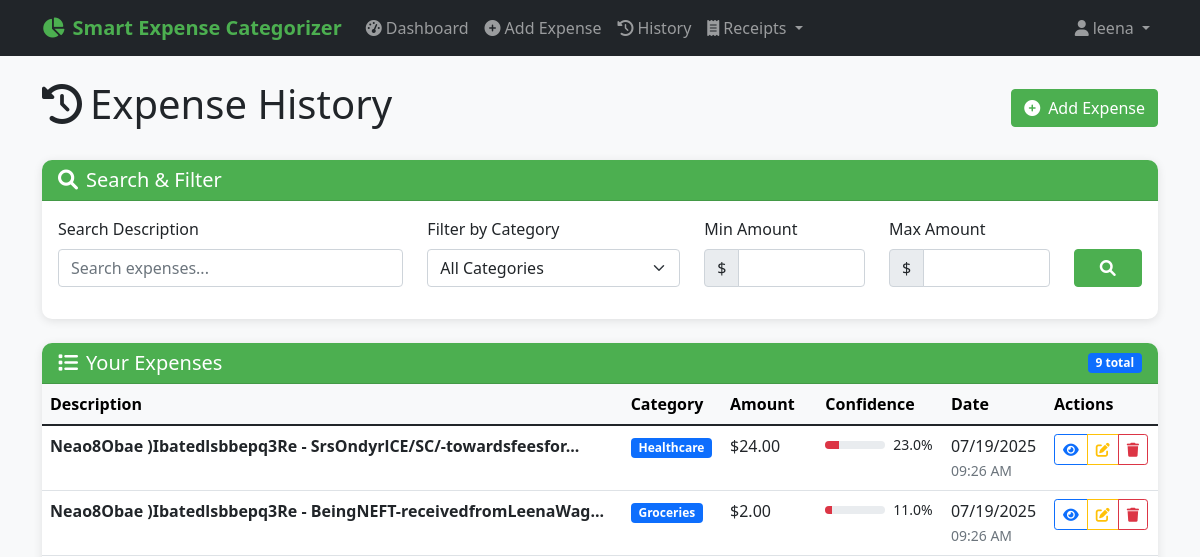
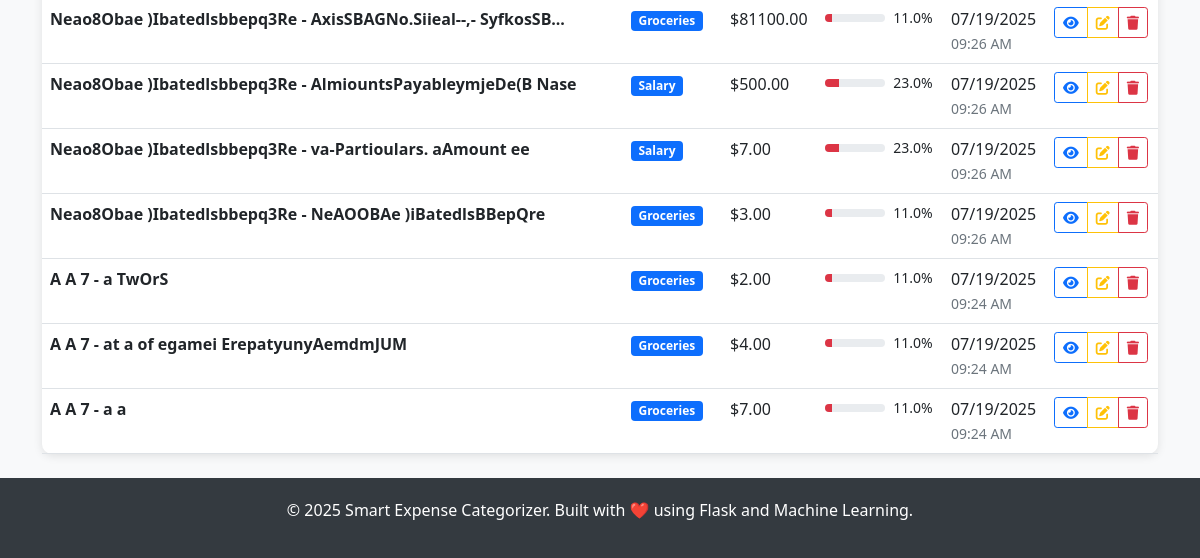
/expenses (signed in), run on an earlier commit of the app's database (2 pictures, top to bottom).
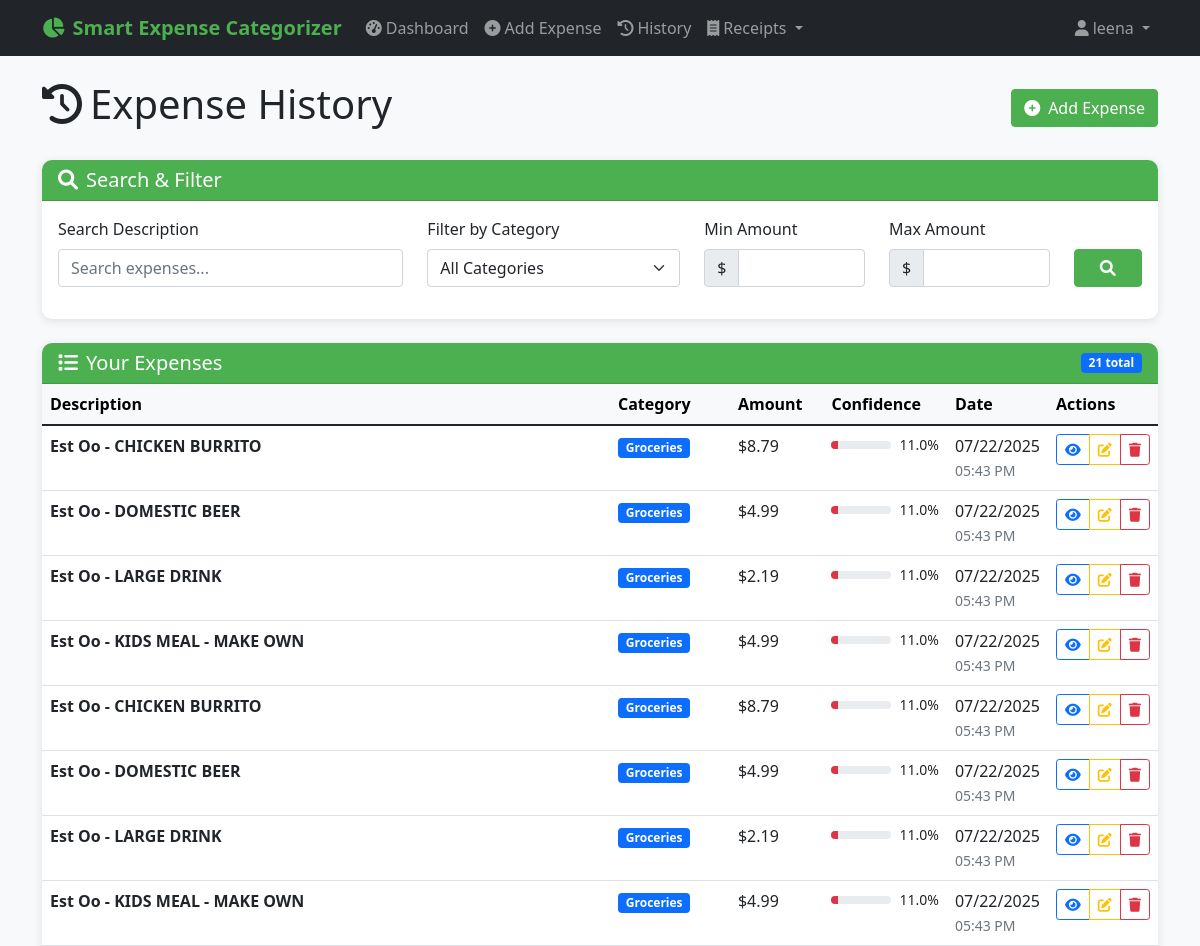
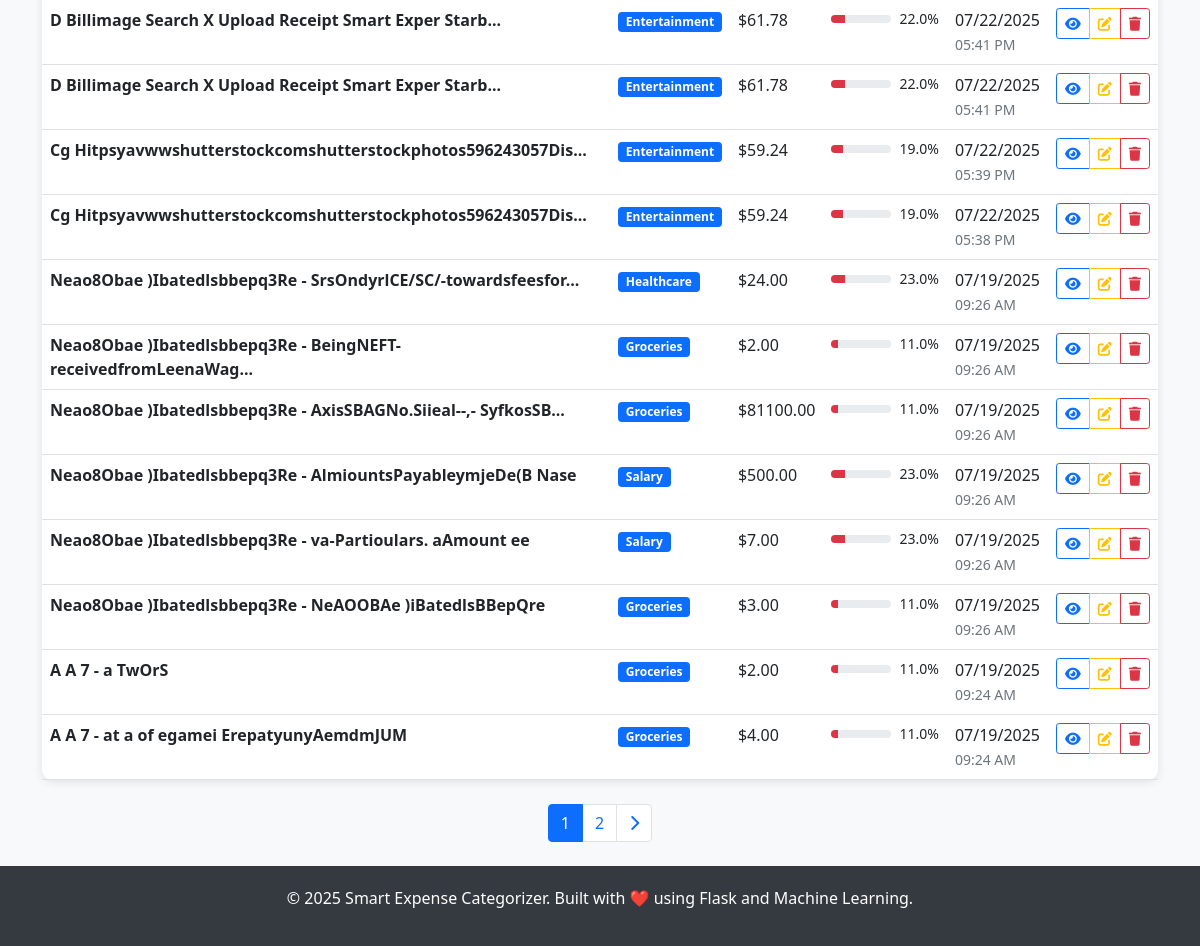
And on a later commit of the database (2 pictures, top to bottom).
### PYTHON/models.py (models this page shows, shortened)
class User(UserMixin, db.Model):
    __tablename__ = 'users'
    id = db.Column(db.String(36), primary_key=True, default=lambda: str(uuid.uuid4()))
    username = db.Column(db.String(80), unique=True, nullable=False, index=True)
    email = db.Column(db.String(120), unique=True, nullable=False, index=True)
    password_hash = db.Column(db.String(255), nullable=False)
    created_at = db.Column(db.DateTime, default=datetime.utcnow)
    is_active = db.Column(db.Boolean, default=True)
    expenses = db.relationship('Expense', backref='user', lazy='dynamic', cascade='all, delete-orphan')

class Expense(db.Model):
    __tablename__ = 'expenses'
    id = db.Column(db.String(36), primary_key=True, default=lambda: str(uuid.uuid4()))
    user_id = db.Column(db.String(36), db.ForeignKey('users.id'), nullable=False, index=True)
    description = db.Column(db.Text, nullable=False)
    amount = db.Column(db.Numeric(10, 2), nullable=True)
    predicted_category = db.Column(db.String(100), nullable=False, index=True)
    confidence_score = db.Column(db.Float, nullable=False)
    model_predictions = db.Column(db.JSON)  # Store individual model predictions
    created_at = db.Column(db.DateTime, default=datetime.utcnow, index=True)
    updated_at = db.Column(db.DateTime, default=datetime.utcnow, onupdate=datetime.utcnow)
    user_feedback = db.Column(db.String(100), nullable=True)  # User can correct the category
    is_correct = db.Column(db.Boolean, nullable=True)  # User can mark if prediction was correct
    source = db.Column(db.String(50), nullable=True, default='manual')  # 'manual', 'receipt_upload', 'api'
    expense_metadata = db.Column(db.JSON, nullable=True)  # Store receipt data, OCR confidence, etc.
    date = db.Column(db.DateTime, nullable=True)  # Expense date (can be different from created_at)

### PYTHON/routes.py (the view, shortened to what this page needs)
@main_bp.route('/expenses')
@login_required
def expenses():
    form = ExpenseSearchForm()
    query = Expense.query.filter_by(user_id=current_user.id)
    if request.args.get('search_query'):
        search_query = request.args.get('search_query')
        query = query.filter(Expense.description.contains(search_query))
        form.search_query.data = search_query
    if request.args.get('category_filter'):
        category_filter = request.args.get('category_filter')
        query = query.filter(Expense.predicted_category == category_filter)
        form.category_filter.data = category_filter
    categories = db.session.query(Expense.predicted_category.distinct())\
        .filter_by(user_id=current_user.id).all()
    form.category_filter.choices = [('', 'All Categories')] + \
        [(cat[0], cat[0]) for cat in categories]
    page = request.args.get('page', 1, type=int)
    expenses_paginated = query.order_by(Expense.created_at.desc())\
        .paginate(page=page, per_page=current_app.config['EXPENSES_PER_PAGE'],
                 error_out=False)
    return render_template('expenses.html',
                         expenses=expenses_paginated,
                         form=form)

### PYTHON/templates/expenses.html (shortened to what this page needs)
{% extends "base.html" %}
{% block content %}
<div class="d-flex justify-content-between align-items-center mb-4">
    <h1>
        <i class="fas fa-history me-2"></i>Expense History
    </h1>
    <a href="{{ url_for('main.predict') }}" class="btn btn-primary">
        <i class="fas fa-plus-circle me-2"></i>Add Expense
    </a>
</div>
<div class="card mb-4">
    <div class="card-header">
        <h5 class="mb-0">
            <i class="fas fa-search me-2"></i>Search & Filter
        </h5>
    </div>
    <div class="card-body">
        <form method="GET">
            <div class="row">
                <div class="col-md-4 mb-3">
                    {{ form.search_query.label(class="form-label") }}
                    {{ form.search_query(class="form-control") }}
                </div>
                <div class="col-md-3 mb-3">
                    {{ form.category_filter.label(class="form-label") }}
                    {{ form.category_filter(class="form-select") }}
                </div>
                <div class="col-md-2 mb-3">
                    {{ form.amount_min.label(class="form-label") }}
                    <div class="input-group">
                        <span class="input-group-text">$</span>
                        {{ form.amount_min(class="form-control") }}
                    </div>
                </div>
                <div class="col-md-2 mb-3">
                    {{ form.amount_max.label(class="form-label") }}
                    <div class="input-group">
                        <span class="input-group-text">$</span>
                        {{ form.amount_max(class="form-control") }}
                    </div>
                </div>
                <div class="col-md-1 mb-3 d-flex align-items-end">
                    <button type="submit" class="btn btn-primary w-100">
                        <i class="fas fa-search"></i>
                    </button>
                </div>
            </div>
        </form>
    </div>
</div>
{% if expenses.items %}
    <div class="card">
        <div class="card-header d-flex justify-content-between align-items-center">
            <h5 class="mb-0">
                <i class="fas fa-list me-2"></i>Your Expenses
            </h5>
            <span class="badge bg-primary">{{ expenses.total }} total</span>
        </div>
        <div class="card-body p-0">
            <div class="table-responsive">
                <table class="table table-hover mb-0">
                    <thead class="table-light">
                        <tr>
                            <th>Description</th>
                            <th>Category</th>
                            <th>Amount</th>
                            <th>Confidence</th>
                            <th>Date</th>
                            <th>Actions</th>
                        </tr>
                    </thead>
                    <tbody>
                        {% for expense in expenses.items %}
                            <tr class="expense-item">
                                <td>
                                    <div class="fw-bold">{{ expense.description[:60] }}{% if expense.description|length > 60 %}...{% endif %}</div>
                                </td>
                                <td>
                                    <span class="badge bg-primary">{{ expense.predicted_category }}</span>
                                </td>
                                <td>
                                    {% if expense.amount %}
                                        ${{ "%.2f"|format(expense.amount) }}
                                    {% else %}
                                        <span class="text-muted">-</span>
                                    {% endif %}
                                </td>
                                <td>
                                    <div class="d-flex align-items-center">
                                        <div class="progress me-2" style="width: 60px; height: 8px;">
                                            <div class="progress-bar
                                                {% if expense.confidence_score >= 0.8 %}bg-success
                                                {% elif expense.confidence_score >= 0.6 %}bg-warning
                                                {% else %}bg-danger{% endif %}"
                                                style="width: {{ (expense.confidence_score * 100)|round }}%">
                                            </div>
                                        </div>
                                        <small>{{ (expense.confidence_score * 100)|round }}%</small>
                                    </div>
                                </td>
                                <td>
                                    <div>{{ expense.created_at.strftime('%m/%d/%Y') }}</div>
                                    <small class="text-muted">{{ expense.created_at.strftime('%I:%M %p') }}</small>
                                </td>
                                <td>
                                    <div class="btn-group" role="group">
                                        <a href="{{ url_for('main.expense_detail', expense_id=expense.id) }}"
                                           class="btn btn-sm btn-outline-primary" title="View Details">
                                            <i class="fas fa-eye"></i>
                                        </a>
                                        <a href="{{ url_for('main.edit_expense', expense_id=expense.id) }}"
                                           class="btn btn-sm btn-outline-warning" title="Edit">
                                            <i class="fas fa-edit"></i>
                                        </a>
                                        <button type="button" class="btn btn-sm btn-outline-danger"
                                                title="Delete" onclick="showDeleteModal({{ expense.id }}, '{{ expense.description|e }}')">
                                            <i class="fas fa-trash"></i>
                                        </button>
                                    </div>
                                </td>
                            </tr>
                        {% endfor %}
                    </tbody>
                </table>
            </div>
        </div>
    </div>
    {% if expenses.pages > 1 %}
        <nav aria-label="Expense pagination" class="mt-4">
            <ul class="pagination justify-content-center">
                {% for page_num in expenses.iter_pages() %}
                    {% if page_num %}
                        {% if page_num != expenses.page %}
                            <li class="page-item">
                                <a class="page-link" href="{{ url_for('main.expenses', page=page_num, **request.args) }}">
                                    {{ page_num }}
                                </a>
                            </li>
                        {% else %}
                            <li class="page-item active">
                                <span class="page-link">{{ page_num }}</span>
                            </li>
                        {% endif %}
                    {% else %}
                        <li class="page-item disabled">
                            <span class="page-link">...</span>
                        </li>
                    {% endif %}
                {% endfor %}
                {% if expenses.has_next %}
                    <li class="page-item">
                        <a class="page-link" href="{{ url_for('main.expenses', page=expenses.next_num, **request.args) }}">
                            <i class="fas fa-chevron-right"></i>
                        </a>
                    </li>
                {% endif %}
            </ul>
        </nav>
    {% endif %}
{% endif %}
{% endblock %}

### PYTHON/templates/base.html (shortened to what this page needs)
<!DOCTYPE html>
<html lang="en">
<head>
    <link href="https://cdn.jsdelivr.net/npm/bootstrap@5.1.3/dist/css/bootstrap.min.css" rel="stylesheet">
    <link href="https://cdnjs.cloudflare.com/ajax/libs/font-awesome/6.0.0/css/all.min.css" rel="stylesheet">
</head>
<body>
    <nav class="navbar navbar-expand-lg navbar-dark bg-dark">
        <div class="container">
            <a class="navbar-brand" href="{{ url_for('main.index') }}">
                <i class="fas fa-chart-pie me-2"></i>Smart Expense Categorizer
            </a>
            <div class="collapse navbar-collapse" id="navbarNav">
                <ul class="navbar-nav me-auto">
                    {% if current_user.is_authenticated %}
                        <li class="nav-item">
                            <a class="nav-link" href="{{ url_for('main.dashboard') }}">
                                <i class="fas fa-tachometer-alt me-1"></i>Dashboard
                            </a>
                        </li>
                        <li class="nav-item">
                            <a class="nav-link" href="{{ url_for('main.predict') }}">
                                <i class="fas fa-plus-circle me-1"></i>Add Expense
                            </a>
                        </li>
                        <li class="nav-item">
                            <a class="nav-link" href="{{ url_for('main.expenses') }}">
                                <i class="fas fa-history me-1"></i>History
                            </a>
                        </li>
                        <li class="nav-item dropdown">
                            <a class="nav-link dropdown-toggle" href="#" id="receiptDropdown" role="button" data-bs-toggle="dropdown">
                                <i class="fas fa-receipt me-1"></i>Receipts
                            </a>
                        </li>
                    {% endif %}
                </ul>
                <ul class="navbar-nav">
                    {% if current_user.is_authenticated %}
                        <li class="nav-item dropdown">
                            <a class="nav-link dropdown-toggle" href="#" id="navbarDropdown" role="button" data-bs-toggle="dropdown">
                                <i class="fas fa-user me-1"></i>{{ current_user.username }}
                            </a>
                        </li>
                    {% endif %}
                </ul>
            </div>
        </div>
    </nav>
    <main class="container my-4">
        {% block content %}{% endblock %}
    </main>
    <footer class="footer mt-auto">
        <div class="container text-center">
            <p>&copy; {{ now.year }} Smart Expense Categorizer. Built with ❤️ using Flask and Machine Learning.</p>
        </div>
    </footer>
</body>
</html>

What changed in the data, as far as the page shows it:
no longer on this page (row unchanged): Expense: description "A A 7 - a a", predicted_category "Groceries", amount "7.00", (expense.confidence_score*100)|round "11.0", created_at "07/19/2025", created_at "09:24 AM"
added Expense: description "Est Oo - CHICKEN BURRITO", predicted_category "Groceries", amount "8.79", (expense.confidence_score*100)|round "11.0", created_at "07/22/2025", created_at "05:43 PM"
added Expense: description "Est Oo - DOMESTIC BEER", predicted_category "Groceries", amount "4.99", (expense.confidence_score*100)|round "11.0", created_at "07/22/2025", created_at "05:43 PM"
added Expense: description "Est Oo - LARGE DRINK", predicted_category "Groceries", amount "2.19", (expense.confidence_score*100)|round "11.0", created_at "07/22/2025", created_at "05:43 PM"
added Expense: description "Est Oo - KIDS MEAL - MAKE OWN", predicted_category "Groceries", amount "4.99", (expense.confidence_score*100)|round "11.0", created_at "07/22/2025", created_at "05:43 PM"
added Expense: description "Est Oo - CHICKEN BURRITO", predicted_category "Groceries", amount "8.79", (expense.confidence_score*100)|round "11.0", created_at "07/22/2025", created_at "05:43 PM"
added Expense: description "Est Oo - DOMESTIC BEER", predicted_category "Groceries", amount "4.99", (expense.confidence_score*100)|round "11.0", created_at "07/22/2025", created_at "05:43 PM"
added Expense: description "Est Oo - LARGE DRINK", predicted_category "Groceries", amount "2.19", (expense.confidence_score*100)|round "11.0", created_at "07/22/2025", created_at "05:43 PM"
added Expense: description "Est Oo - KIDS MEAL - MAKE OWN", predicted_category "Groceries", amount "4.99", (expense.confidence_score*100)|round "11.0", created_at "07/22/2025", created_at "05:43 PM"
added Expense: description "D Billimage Search X Upload Receipt Smart Exper Starb", predicted_category "Entertainment", amount "61.78", (expense.confidence_score*100)|round "22.0", created_at "07/22/2025", created_at "05:41 PM"
added Expense: description "D Billimage Search X Upload Receipt Smart Exper Starb", predicted_category "Entertainment", amount "61.78", (expense.confidence_score*100)|round "22.0", created_at "07/22/2025", created_at "05:41 PM"
added Expense: description "Cg Hitpsyavwwshutterstockcomshutterstockphotos596243057Dis", predicted_category "Entertainment", amount "59.24", (expense.confidence_score*100)|round "19.0", created_at "07/22/2025", created_at "05:39 PM"
added Expense: description "Cg Hitpsyavwwshutterstockcomshutterstockphotos596243057Dis", predicted_category "Entertainment", amount "59.24", (expense.confidence_score*100)|round "19.0", created_at "07/22/2025", created_at "05:38 PM"
Also different on the page:
{{ expenses.total }}: "9" → "21"
new list line: "1"
new list line: "2"
